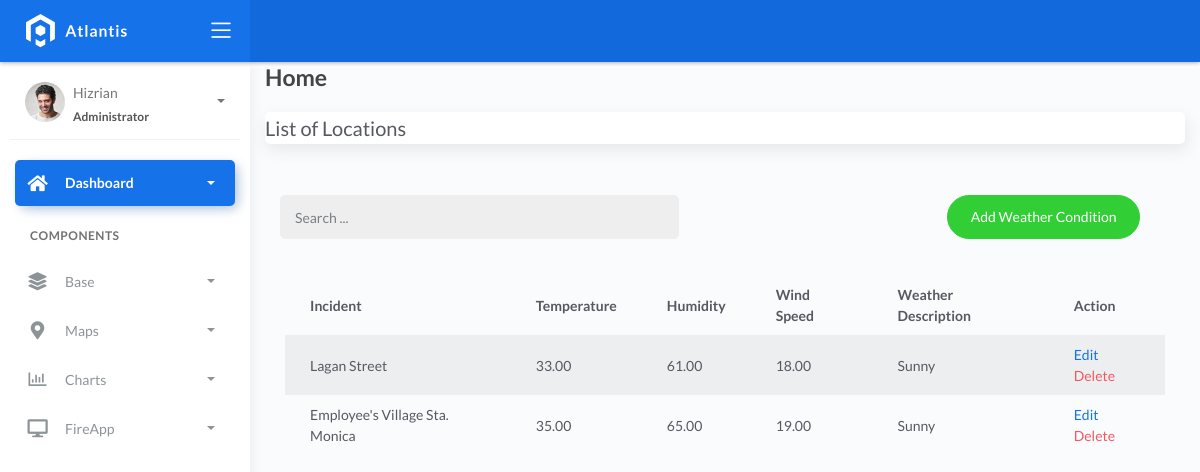
Page /weathercondition_list on the earlier database version.
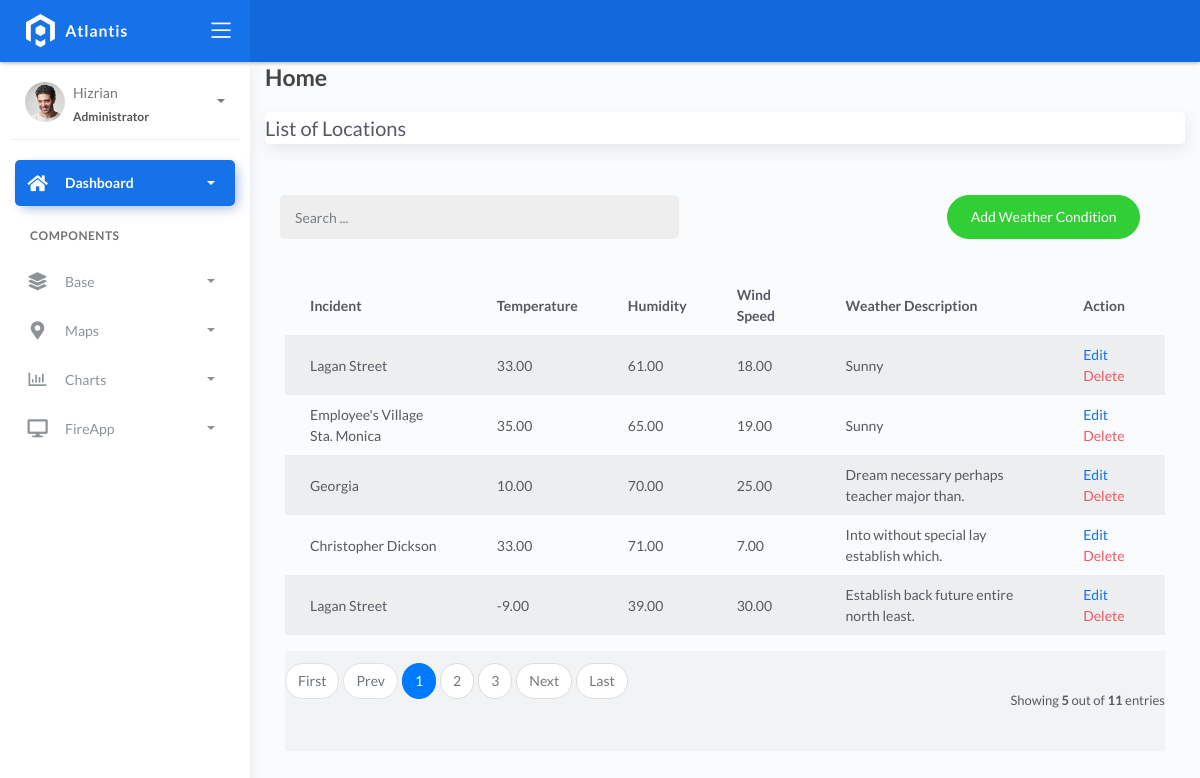
Same page on the later database version.
### fire/models.py (models this page shows)
class BaseModel(models.Model):
    created_at = models.DateTimeField(auto_now_add=True, db_index=True)
    updated_at = models.DateTimeField(auto_now=True)
    class Meta:
        abstract = True

class WeatherConditions(BaseModel):
    incident = models.ForeignKey(Incident, on_delete=models.CASCADE)
    temperature = models.DecimalField(max_digits=10, decimal_places=2)
    humidity = models.DecimalField(max_digits=10, decimal_places=2)
    wind_speed = models.DecimalField(max_digits=10, decimal_places=2)
    weather_description = models.CharField(max_length=150)

class Incident(BaseModel):
    SEVERITY_CHOICES = (
        ('Minor Fire', 'Minor Fire'),
        ('Moderate Fire', 'Moderate Fire'),
        ('Major Fire', 'Major Fire'),
    )
    location = models.ForeignKey(Locations, on_delete=models.CASCADE)
    date_time = models.DateTimeField(blank=True, null=True)
    severity_level = models.CharField(max_length=45, choices=SEVERITY_CHOICES)
    description = models.CharField(max_length=250)

class Locations(BaseModel):
    name = models.CharField(max_length=150)
    latitude = models.DecimalField(
        max_digits=22, decimal_places=16, null=True, blank=True)
    longitude = models.DecimalField(
        max_digits=22, decimal_places=16, null=True, blank=True)
    address = models.CharField(max_length=150)
    city = models.CharField(max_length=150)  # can be in separate table
    country = models.CharField(max_length=150)  # can be in separate table

### fire/views.py (the view)
# urls.py: path('weathercondition_list', WeatherConditionList.as_view(), name='weather-condition'),
class WeatherConditionList(ListView):
    model = WeatherConditions
    context_object_name = 'weathercondition'
    template_name = 'weathercondition_list.html'
    paginate_by = 5

### templates/weathercondition_list.html (shortened to what this page needs)
{% extends 'base.html' %} {% load static %} {% block content %}
<div class="content">
    <div class="container-fluid">
        <h4 class="page-title">Home</h4>
        <div class="row">
            <div class="col-md-12">
                <div class="card">
                    <div class="card-title">List of Locations</div>
                </div>
                <br>
                <div class="col-md-12 row">
                    <div class="col-md-6">
                        <form action="" class="navbar-left navbar-form nav-search mr-md-3">
                            <div class="input-group">
                                <input type="text" placeholder="Search ..." class="form-control">
                                <div class="input-group-append">
                                    <span class="input-group-text">
                                    </span>
                                </div>
                            </div>
                        </form>
                    </div>
                    <div class="col-md-6">
                        <div class="pull-right"><a href="{% url 'weather-add' %}" loc-add="" class="btn btn-success btn-rounded">Add Weather Condition</a>
                        </div>
                    </div>
                </div>
                <div class="card-body">
                    <table class="table table-striped mt-3">
                        <thead>
                            <tr>
                                <th scope="col">Incident</th>
                                <th scope="col">Temperature</th>
                                <th scope="col">Humidity</th>
                                <th scope="col">Wind Speed</th>
                                <th scope="col">Weather Description</th>
                                <th scope="col">Action</th>
                            </tr>
                        </thead>
                        <tbody>
                            {% for object in object_list %}
                            <tr>
                                <td>{{ object.incident.location.name }}</td>
                                <td>{{ object.temperature }}</td>
                                <td>{{ object.humidity }}</td>
                                <td>{{ object.wind_speed }}</td>
                                <td>{{ object.weather_description }}</td>
                                <td>
                                    <a href="weathercondition_list/{{ object.id }}">Edit</a>
                                    <a href="weathercondition_list/{{ object.id }}/delete" class="text-danger">Delete</a>
                                </td>
                            </tr>
                            {% empty %}
                            <tr>
                                <td colspan="4" style="text-align: center">
                                    <p class="text-sm font-wight-bold mb-0">No Records Found</p>
                                </td>
                            </tr>                            {% endfor %}
                        </tbody>
                    </table>
                    {% include 'includes/pagination.html' %}
                </div>
            </div>
        </div>
    </div>
</div>
{% endblock %}

Differences in the rows shown:
added WeatherConditions: incident.location.name "Georgia", temperature "10.00", humidity "70.00", wind_speed "25.00", weather_description "Dream necessary perhaps teacher major than."
added WeatherConditions: incident.location.name "Christopher Dickson", temperature "33.00", humidity "71.00", wind_speed "7.00", weather_description "Into without special lay establish which."
added WeatherConditions: incident.location.name "Lagan Street", temperature "-9.00", humidity "39.00", wind_speed "30.00", weather_description "Establish back future entire north least."
Other differences:
{{ object_list.count }}: (not shown) → "5"
{{ paginator.count }}: (not shown) → "11"
text now shown: "First Prev Next Last Showing out of entries"
new list line: "1"
new list line: "2"
new list line: "3"
